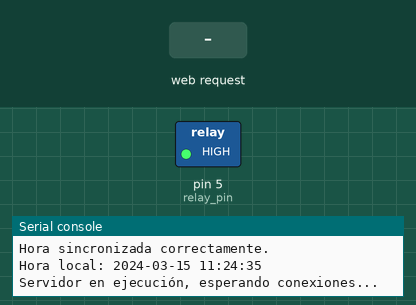
A program run on a simulated MicroPython board. On the bench: switched loads named in the program (green lamp = pin HIGH), the last lines printed to the serial console. The test bench sets the inputs (shaded band). WiFi joins after 1.5 s; the clock reads 2024-03-15 10:24:30 at power-on unless the program sets it; a WiFi scan finds one network, HomeNet.

Above: at 6.2 s.
6.3 s: HTTP request GET /encender received
At 6.7 s:
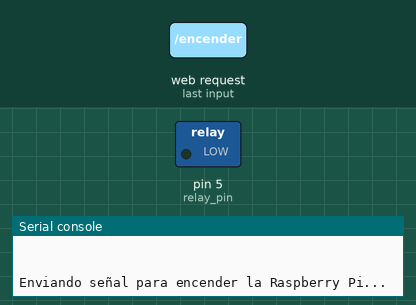
9.8 s: HTTP request GET /apagar received
At 13.8 s:
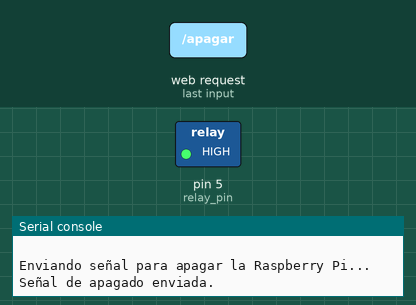
Timing chart, 0 to 15.3 s (numbered marks = the images above; inputs shaded):
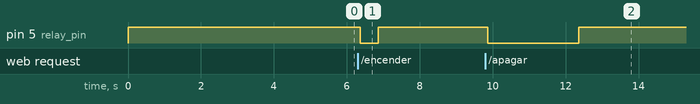

The program:

main.py
```python
import socket
import machine
from time import sleep
from sync_time_lib import sync_time
from wifi import WifiConnection

# Variables globales
wlan = None
server_socket = None

# Configuración de pines
PIN_CONFIG = {
    "RELAY": 5,  # GPIO5 (D1) para encendido/apagado
    "RASPBERRY_STATUS": 4,  # GPIO4 (D2) para estado
}

relay_pin = machine.Pin(PIN_CONFIG["RELAY"], machine.Pin.OUT)
relay_pin.value(1)  # Estado inicial: desconectado (HIGH)
raspberry_status_pin = machine.Pin(PIN_CONFIG["RASPBERRY_STATUS"], machine.Pin.IN)


# Configuración de redes
NETWORKS = [
    {"SSID": "SMART", "PASSWORD": "12345678"},
    {"SSID": "AULA-I32", "PASSWORD": "abc1234abc"},
]

# Evaluar el estado de la Raspberry Pi
def get_raspberry_state():
    return raspberry_status_pin.value() == 1  # True si encendida, False si apagada

# Control del estado de la Raspberry Pi
def toggle_raspberry_state(action):
    if action == "encender":
        print("Enviando señal para encender la Raspberry Pi...")
        relay_pin.value(0)  # Pulso LOW
        sleep(0.5)
        relay_pin.value(1)  # Volver a HIGH
        print("Señal de encendido enviada.")
        return "Encendiendo la Raspberry Pi, espere un momento..."
    elif action == "apagar":
        print("Enviando señal para apagar la Raspberry Pi...")
        relay_pin.value(0)  # Pulso LOW
        sleep(2.5)
        relay_pin.value(1)  # Volver a HIGH
        print("Señal de apagado enviada.")
        return "Apagando la Raspberry Pi, espere un momento..."
    else:
        return "Acción no reconocida."

# Servidor HTTP
def start_server():
    global server_socket
    addr = socket.getaddrinfo("0.0.0.0", 80)[0][-1]
    server_socket = socket.socket()
    server_socket.bind(addr)
    server_socket.listen(1)
    print("Servidor en ejecución, esperando conexiones...")

    while True:
        try:
            cl, addr = server_socket.accept()
            print("Conexión desde", addr)
            request = cl.recv(1024).decode("utf-8")
            print("Solicitud recibida:", request)

            response = handle_request(request)  # Lógica separada
            cl.send("HTTP/1.1 200 OK\r\nContent-Type: text/html\r\n\r\n" + response)
            cl.close()
        except Exception as e:
            print(f"Error manejando una conexión: {e}")

HTML_TEMPLATES = {
    "home": """
            <html>
                <head>
                    <meta charset="UTF-8">
                    <title>Estado de la Raspberry Pi</title>
                </head>
                <body>
                    <h1>{state}</h1>
                    <p>Última actualización: {time}</p>
                    <a href="{action_url}"><button>{action_label}</button></a>
                </body>
            </html>
            """,
    "status_change": """
                    <html>
                        <head>
                            <meta charset="UTF-8">
                            <title>{title}</title>
                            <meta http-equiv="refresh" content="{countdown_time}; url=/" />
                            <script>
                                let countdown = {countdown_time};
                                function updateCountdown() {{
                                    document.getElementById('countdown').innerText = countdown--;
                                    if (countdown < 0) {{
                                        clearInterval(timer);
                                    }}
                                }}
                                const timer = setInterval(updateCountdown, 1000);
                            </script>
                        </head>
                        <body>
                            <h1>{message}</h1>
                            <p>La página se recargará automáticamente en <span id="countdown">{countdown_time}</span> segundos.</p>
                        </body>
                    </html>
                    """,
    "error": """
            <html>
                <head>
                    <meta charset="UTF-8">
                    <title>Error</title>
                </head>
                <body>
                    <h1>{message}</h1>
                </body>
            </html>
            """,
}


def handle_request(request):
    if not request:
        return HTML_TEMPLATES["error"].format(message="Solicitud vacía.")

    formatted_time = sync_time()

    if "GET / " in request or "GET / HTTP/1.1" in request:
        raspberry_state = get_raspberry_state()
        state = "La Raspberry Pi está ENCENDIDA." if raspberry_state else "La Raspberry Pi está APAGADA."
        action_url = "/apagar" if raspberry_state else "/encender"
        action_label = "Apagar Raspberry Pi" if raspberry_state else "Encender Raspberry Pi"
        return HTML_TEMPLATES["home"].format(state=state, time=formatted_time, action_url=action_url, action_label=action_label)

    elif "/encender" in request:
        message = toggle_raspberry_state("encender")
        return HTML_TEMPLATES["status_change"].format(
            title="Encendiendo...",
            countdown_time=23,
            message=message,
        )

    elif "/apagar" in request:
        message = toggle_raspberry_state("apagar")
        return HTML_TEMPLATES["status_change"].format(
            title="Apagando...",
            countdown_time=8,
            message=message,
        )

    else:
        return HTML_TEMPLATES["error"].format(message="Comando no reconocido.")


# Limpieza y cierre
def cleanup():
    global server_socket
    global wlan
    print("Cerrando servidor y desconectando Wi-Fi...")
    if server_socket:
        server_socket.close()
    if wlan and wlan.isconnected():
        wlan.disconnect()
        wlan.active(False)
    print("Reiniciando dispositivo...")
    #machine.reset()

# Main

wifi = WifiConnection(NETWORKS)
sync_time(print_time=True)

try:
    start_server()
except KeyboardInterrupt:
    print("Ejecución interrumpida por el usuario.")
    cleanup()
except Exception as e:
    print(f"Ha ocurrido un error inesperado: {e}")
    cleanup()
```

sync_time_lib.py
```python
import ntptime
import time

#Formateamos con la hora en españa
def local_formatted_time(current_time):
    year = current_time[0]
    month = current_time[1]
    day = current_time[2]
    hour = current_time[3]
    minute = current_time[4]
    second = current_time[5]

    # España está en UTC+1 en invierno y UTC+2 en verano
    offset = 1 * 3600  # UTC+1 en segundos

    # Verificar si estamos en horario de verano
    if month > 3 and month < 10:  # Entre abril y septiembre
        offset += 3600  # UTC+2
    elif month == 3 and is_last_sunday_of_month(year, month, day) and hour >= 2:
        offset += 3600  # Último domingo de marzo, después de las 2:00
    elif month == 10 and is_last_sunday_of_month(year, month, day) and hour < 2:
        offset += 3600  # Último domingo de octubre, antes de las 2:00

    # Ajustar la hora local
    local_time = time.localtime(time.time() + offset)
    local_year = local_time[0]
    local_month = local_time[1]
    local_day = local_time[2]
    local_hour = local_time[3]
    local_minute = local_time[4]
    local_second = local_time[5]

    # Formatear manualmente la hora
    formatted_time = f"{local_year:04d}-{local_month:02d}-{local_day:02d} {local_hour:02d}:{local_minute:02d}:{local_second:02d}"
    return formatted_time


#Sincronización horaria
def last_day_of_month(year, month):
    """Devuelve el último día del mes."""
    if month == 12:  # Si es diciembre, pasamos al siguiente año y mes 1
        year += 1
        month = 1
    else:
        month += 1  # Pasamos al siguiente mes
    # Restamos un día al primer día del siguiente mes para obtener el último día del mes actual
    return time.localtime(time.mktime((year, month, 1, 0, 0, 0, 0, 0, -1)) - 86400)[2]

def is_last_sunday_of_month(year, month, day):
    """Devuelve True si la fecha especificada es el último domingo del mes."""
    last_day = last_day_of_month(year, month)
    return time.localtime(time.mktime((year, month, day, 0, 0, 0, 0, 0, -1)))[6] == 6 and (last_day - day) < 7

def sync_time(print_time=False):
    try:
        ntptime.settime()  # Sincroniza con UTC

        # Obtener la hora UTC actual
        current_time = time.localtime()
        formatted_time = local_formatted_time(current_time)

    except Exception as e:
        print(f"Error al sincronizar la hora: {e}")
        formatted_time = "Sin datos"

    if print_time:
        print("Hora sincronizada correctamente.")
        print("Hora local:", formatted_time)
    else:
        return formatted_time
```

wifi.py
```python
import network
from time import sleep

class WifiConnection:
    def __init__(self, networks, retries=10, delay=3):
        """
        Inicializa el objeto y conecta automáticamente a una red predefinida.

        Args:
            networks (list): Lista de diccionarios con SSID y PASSWORD.
            retries (int): Número de intentos de conexión por red.
            delay (int): Tiempo entre intentos de conexión en segundos.
        """
        self._wlan = network.WLAN(network.STA_IF)
        self._wlan.active(True)
        self._networks = networks
        self._retries = retries
        self._delay = delay

        # Inicia el proceso de conexión automáticamente
        self._connect()

    def disconnect(self):
        """
        Desconecta de la red Wi-Fi actual.
        """
        if self._wlan.isconnected():
            self._wlan.disconnect()
            print("Desconectado de la red Wi-Fi.")
        else:
            print("No hay ninguna red conectada.")

    def _scan_networks(self):
        """
        Escanea y devuelve una lista de SSIDs visibles.
        """
        networks = self._wlan.scan()  # Escanea redes disponibles
        visible_ssids = [net[0].decode() for net in networks]  # Extrae SSIDs visibles
        print(f"Redes visibles: {visible_ssids}")
        return visible_ssids

    def _connect_to_network(self, ssid, password):
        """
        Intenta conectar a una red Wi-Fi específica.

        Args:
            ssid (str): Nombre de la red Wi-Fi.
            password (str): Contraseña de la red Wi-Fi.

        Returns:
            bool: True si se conecta exitosamente, False en caso contrario.
        """
        if self._wlan.isconnected():
            self._wlan.disconnect()
            sleep(1)

        print(f"Intentando conectar a {ssid}...")
        self._wlan.connect(ssid, password)

        for retry in range(self._retries):
            if self._wlan.isconnected():
                ip = self._wlan.ifconfig()[0]
                print(f"Conectado a {ssid}. Dirección IP: {ip}")
                return True
            print(f"Intento {retry + 1}/{self._retries} fallido para {ssid}.")
            sleep(self._delay)

        print(f"No se pudo conectar a {ssid}.")
        return False

    def _connect(self):
        """
        Gestiona la conexión a las redes predefinidas, priorizando visibles.
        """
        visible_ssids = self._scan_networks()

        # Redes visibles que están en la lista predefinida
        prioritized_networks = [net for net in self._networks if net["SSID"] in visible_ssids]
        # Redes no visibles (resto de la lista)
        remaining_networks = [net for net in self._networks if net["SSID"] not in visible_ssids]

        print("Intentando conectar a redes visibles...")
        for network in prioritized_networks:
            if self._connect_to_network(network["SSID"], network["PASSWORD"]):
                print(f"Conexión exitosa a la red visible {network['SSID']}.")
                return True

        print("No coincide ninguna red con las visibles. Intentando todas las redes en orden...")
        for network in remaining_networks:
            if self._connect_to_network(network["SSID"], network["PASSWORD"]):
                print(f"Conexión exitosa a la red {network['SSID']}.")
                return True

        print("No se pudo conectar a ninguna red.")
```

Measured:
- after the input at 6.3 s, pin 5 (relay_pin): HIGH → LOW after 0.06 s, → HIGH 0.50 s later
- after the input at 9.8 s, pin 5 (relay_pin): HIGH → LOW after 0.06 s, → HIGH 2.5 s later
